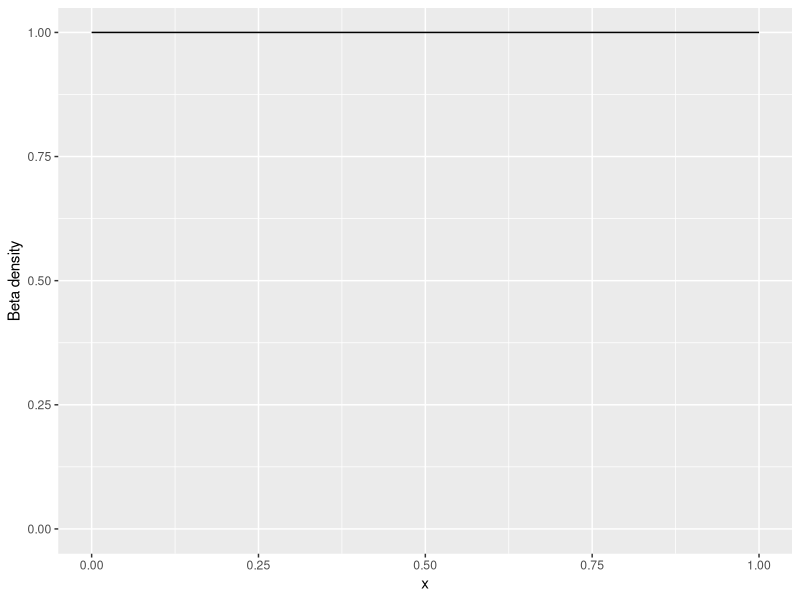
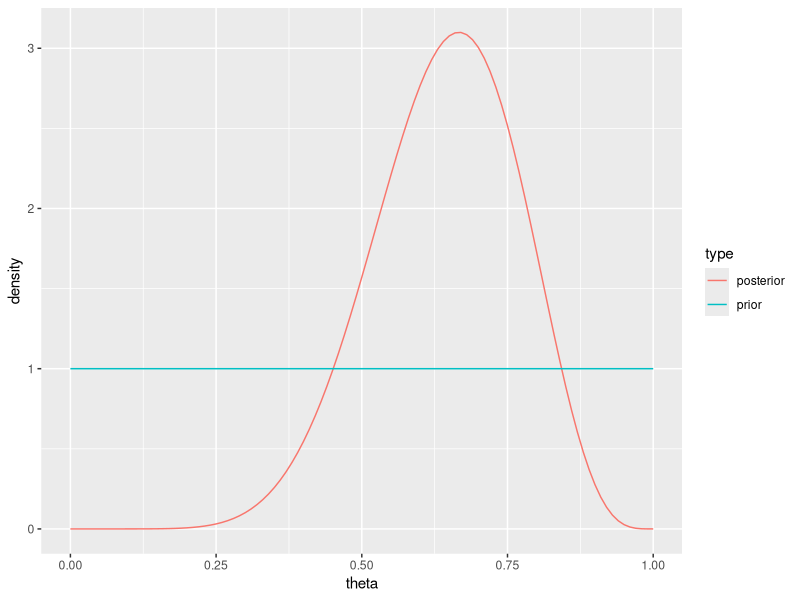
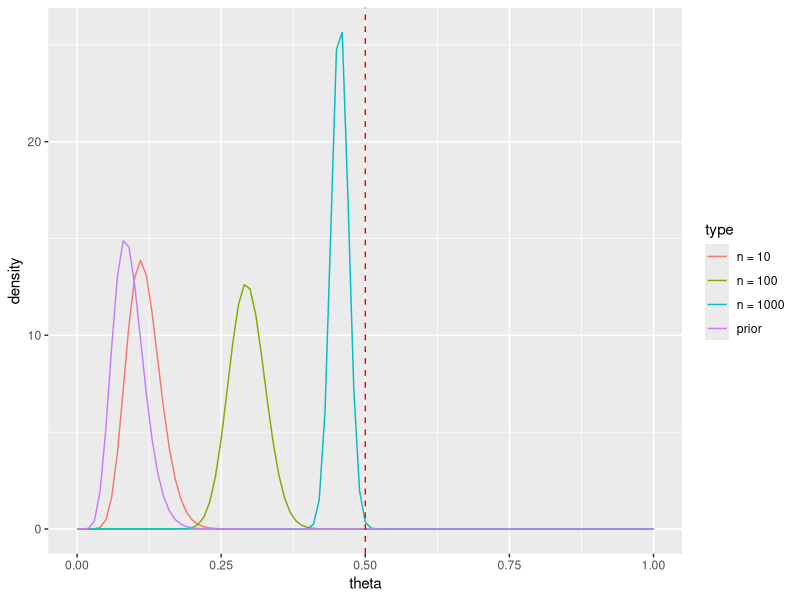
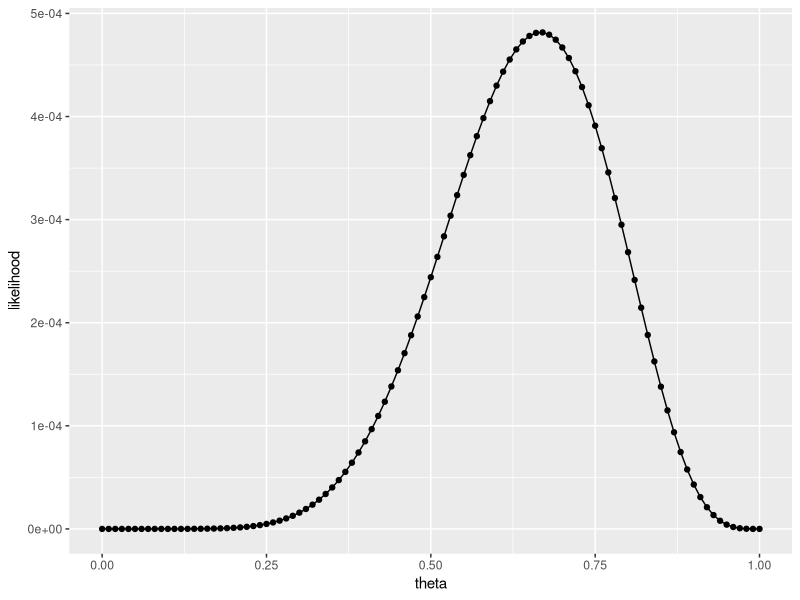
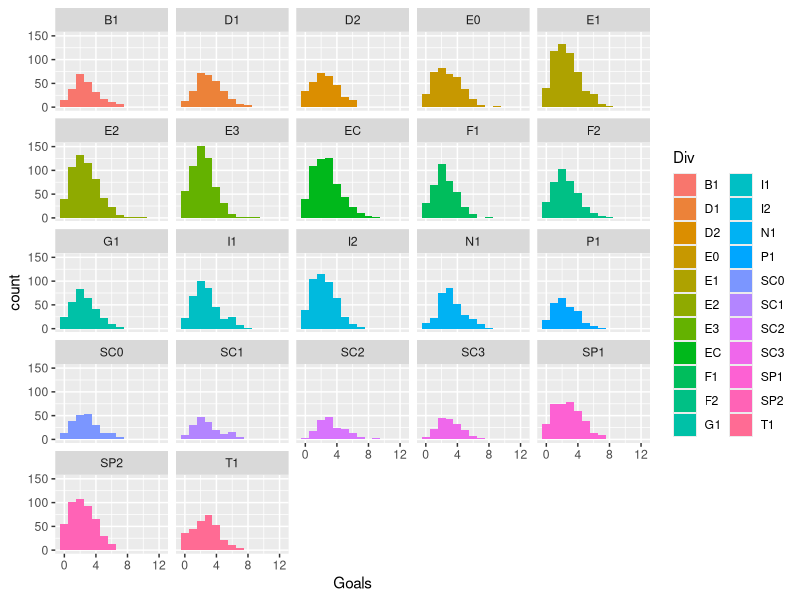

Generate these figures, in order, with R:
## ---- chunk 1
y <- c(0, 1, 1, 0, 1, 0, 1, 1, 1, 1, 0, 1)
print(y)
cat(sprintf("The player made %d out of %d shots.\n", sum(y), length(y)))
## ---- chunk 2
library(ggplot2)
a0 <- 1; b0 <- 1 # theta is around 0.5 (just one possible opinion)
x  <- seq(0, 1, 0.01)
xx <- data.frame(x = x, y = dbeta(x, a0, b0))

ggplot(xx, aes(x = x, y = y)) + geom_line() + ylab("Beta density") + ylim(0, NA)
## ---- chunk 3
print(y)
## ---- chunk 4
a0 <- 1; b0 <- 1
x  <- seq(0, 1, 0.01)
xx <- data.frame(x = x, y = dbeta(x, a0, b0), type = "prior") 
xx <- rbind(xx, data.frame(x = x, y = dbeta(x, a0 + sum(y), b0 + length(y) - sum(y)), type = "posterior") )

ggplot(xx, aes(x = x, y = y, group = type, colour = type)) + geom_line() + xlab("theta") + ylab("density")

# we can also easily get Bayesian confidence intervals:
qbeta(0.05, a0 + sum(y), b0 + length(y) - sum(y)) # lower bound of the one-tailed 95% CI

## ---- chunk 5
1 - pbeta(0.75, a0 + sum(y), b0 + length(y) - sum(y))
## ---- chunk 6
(a0 + sum(y)) / (a0 + sum(y) + b0 + length(y) - sum(y))
## ---- chunk 7
set.seed(0)
mean(rbeta(100000, a0 + sum(y), b0 + length(y) - sum(y)))
## ---- chunk 8
a0 <- 10; b0 <- 100
x  <- seq(0, 1, 0.01)
xx <- data.frame(x = x, y = dbeta(x, a0, b0), type = "prior") 
set.seed(0)
smp <- sample(0:1, 1000, rep = T)
xx <- rbind(xx, data.frame(x = x, y = dbeta(x, a0 + sum(smp[1:10]), b0 + length(smp[1:10]) - sum(smp[1:10])), type = "n = 10") )
xx <- rbind(xx, data.frame(x = x, y = dbeta(x, a0 + sum(smp[1:100]), b0 + length(smp[1:100]) - sum(smp[1:100])), type = "n = 100") )
xx <- rbind(xx, data.frame(x = x, y = dbeta(x, a0 + sum(smp[1:1000]), b0 + length(smp[1:1000]) - sum(smp[1:1000])), type = "n = 1000") )

ggplot(xx, aes(x = x, y = y, group = type, colour = type)) + geom_line() + xlab("theta") + ylab("density") + geom_vline(xintercept = 0.5, lty = "dashed", colour = "red")
## ---- chunk 9
set.seed(0)
x <- rnorm(12, 0.5)
round(x, 2)
t.test(x, alt = "greater")
## ---- chunk 10
binom.test(sum(y), length(y), alt = "greater", p = 0.75)
## ---- chunk 11
p <- 0
for (k in 8:12) {
  p <- p + dbinom(k, 12, p = 0.75)
}
p
## ---- chunk 12
library(ggplot2)

likelihood <- function(theta, y) {
  prod(theta^y * (1 - theta)^(1-y))
}

# plot the likelihood function for some theta
x <- seq(0, 1, 0.01)
z <- NULL
for (theta in x) {
  z <- rbind(z, data.frame(theta = theta, likelihood = likelihood(theta, y)))
}

ggplot(z, aes(x = theta, y = likelihood)) + geom_point() + geom_line()

## ---- chunk 13

# in practice, we typically maximize (minimize) the (minus) log-likelihood, which is equivalent but numerically more stable
lik_optim <- function(theta, y) {
  -sum(y * log(theta) + (1 - y) * log(1 - theta))
}

res <- optim(par = 0.5, lower = 0.01, upper = 0.99, fn = lik_optim, method = "L-BFGS-B", y = y)
cat(sprintf("Maximum likelihood estimate = %.3f\n", res$par))

## ---- chunk 14
mu <- res$par
mu + qnorm(0.05, 0, 1) * sqrt(mu * (1-mu) / length(y)) # lower bound of one-tailed CI
## ---- chunk 15
dat <- read.csv("../Code/Datasets/football.csv", sep = ",", h = T)
dat$Goals <- dat$FTHG + dat$FTAG
ggplot(dat, aes(x = Goals, fill = Div)) + geom_histogram(binwidth = 1) + facet_wrap( ~ Div)
